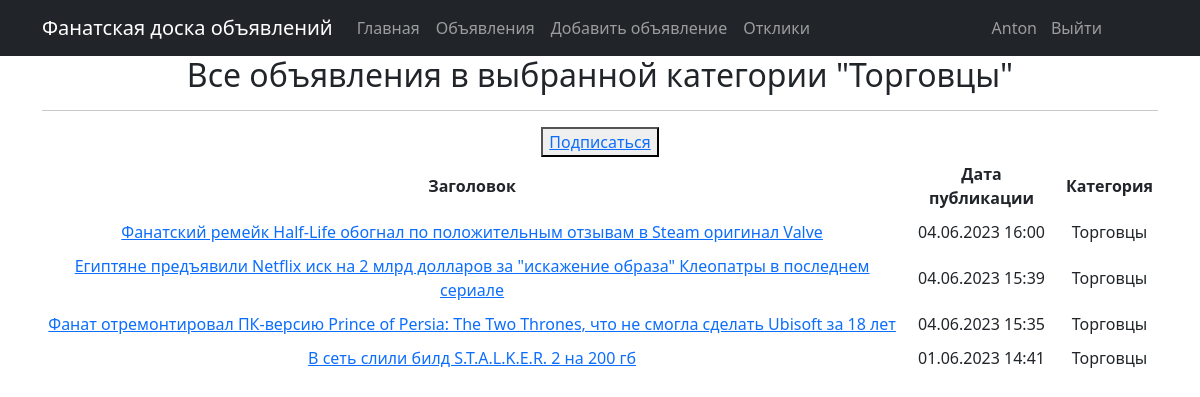
Screenshot of /ads/category/4 (signed in) with the database file from the repository.
### ads/models.py (models this page shows, shortened)
class Category(models.Model):
    name = models.CharField(max_length=20, unique=True)
    subscribers = models.ManyToManyField(User, blank=True, related_name='categories')
    def __str__(self):
        return self.name

class Advertisement(models.Model):
    headline = models.CharField(max_length=128)
    text = models.TextField()
    created_at = models.DateTimeField(auto_now_add=True)
    author = models.ForeignKey(User, on_delete=models.CASCADE)
    category = models.ForeignKey(Category, on_delete=models.CASCADE)

### ads/views.py (the view)
# urls.py: path('category/<int:pk>', AdsListByCategoryView.as_view(), name='category_list'),
class AdsListByCategoryView(AdsListView):
    template_name = 'ads/category_list.html'
    context_object_name = 'category_ads_list'
    def get_queryset(self):
        self.category = get_object_or_404(Category, id=self.kwargs['pk'])
        queryset = Advertisement.objects.filter(category=self.category).order_by('-created_at')
        return queryset
    def get_context_data(self, **kwargs):
        context = super().get_context_data(**kwargs)
        context['is_not_subscriber'] = self.request.user not in self.category.subscribers.all()
        context['category'] = self.category
        return context

### templates/ads/category_list.html (shortened to what this page needs)
{% extends 'default.html' %}
{% block content %}
    <h2>Все объявления в выбранной категории "{{ category }}"</h2>
    <hr>
	{% if request.user.is_authenticated %}
		{% if is_not_subscriber %}
			<button> <a href="{% url 'subscribe' pk=category.pk %}">Подписаться</a></button>
		{% else %}
			<button> <a href="{% url 'unsubscribe' pk=category.pk %}">Отписаться</a></button>
		{% endif %}
	{% endif %}
	{% if category %}
		<table cellpadding="5">
			<tr>
				<th>Заголовок</th>
				<th>Дата публикации</th>
				<th>Категория</th>
			</tr>
			{% for adv in category_ads_list %}
				<tr>
					<td><a href="{% url 'adv_detail' pk=adv.pk %}">{{ adv.headline }}</a></td>
					<td>{{ adv.created_at|date:'d.m.Y H:i' }}</td>
					<td>{{ category }}</td>
				</tr>
			{% endfor %}
		</table>
	{% else %}
		<h2>Объявлений нет!</h2>
	{% endif %}
{% endblock content %}

### templates/default.html (shortened to what this page needs)
<!DOCTYPE html>
<html lang="en">
    <head>
        {% load static %}
        <link href="{% static 'css/styles.css' %}" rel="stylesheet" />
    </head>
    <body>
        <nav class="navbar navbar-expand-lg navbar-dark bg-dark static-top">
            <div class="container">
                <a class="navbar-brand" href="#">Фанатская доска объявлений</a>
                <div class="collapse navbar-collapse" id="navbarResponsive">
                    <ul class="navbar-nav ml-auto">
                        <li class="nav-item active">
                            <a class="nav-link" href="/">Главная</a>
                        </li>
                        <li class="nav-item">
                            <a class="nav-link" href="/ads/">Объявления</a>
                        </li>
                        {% if request.user.is_authenticated %}
                            <li class="nav-item">
                                    <a class="nav-link" href="/ads/create/">Добавить объявление</a>
                            </li>
                            <li class="nav-item">
                                <a class="nav-link" href="/ads/replies/">Отклики</a>
                            </li>
                            <li class="nav-item">
                                <a class="nav-link" href="#" style="position: absolute; right: 155px;">{{ request.user }}</a>
                            </li>
                            <li class="nav-item">
                                <a class="nav-link" href="/sign/logout" style="position: absolute; right: 90px;">Выйти</a>
                            </li>
                        {% endif %}
                    </ul>
                </div>
            </div>
        </nav>
        <div class="container">
            <div class="row">
                <div class="col-lg-12 text-center">
                    {% block content %}{% endblock content %}
                </div>
            </div>
        </div>
    </body>
</html>

### rows the page displays
Category: name "Торговцы"
Advertisement: headline "Фанатский ремейк Half-Life обогнал по положительным отзывам в Steam оригинал Valve", created_at "04.06.2023 16:00"
Advertisement: headline "Египтяне предъявили Netflix иск на 2 млрд долларов за \"искажение образа\" Клеопатры в последнем сериале", created_at "04.06.2023 15:39"
Advertisement: headline "Фанат отремонтировал ПК-версию Prince of Persia: The Two Thrones, что не смогла сделать Ubisoft за 18 лет", created_at "04.06.2023 15:35"
Advertisement: headline "В сеть слили билд S.T.A.L.K.E.R. 2 на 200 гб", created_at "01.06.2023 14:41"

### other values shown
{{ request.user }} "Anton"
